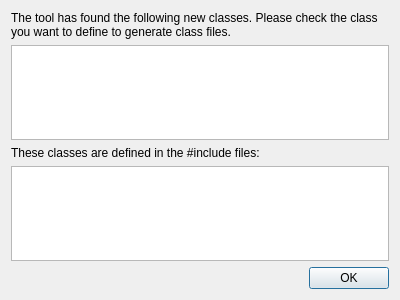
<?xml version="1.0" encoding="UTF-8"?>
<ui version="4.0">
 <class>SelectNewClassDialog</class>
 <widget class="QDialog" name="SelectNewClassDialog">
  <property name="geometry">
   <rect>
    <x>0</x>
    <y>0</y>
    <width>400</width>
    <height>300</height>
   </rect>
  </property>
  <property name="windowTitle">
   <string>Select Classes You Have Defined</string>
  </property>
  <layout class="QGridLayout" name="gridLayout">
   <item row="0" column="0">
    <layout class="QVBoxLayout" name="verticalLayout">
     <item>
      <widget class="QLabel" name="label">
       <property name="text">
        <string>The tool has found the following new classes. Please check the class you want to define to generate class files.</string>
       </property>
       <property name="wordWrap">
        <bool>true</bool>
       </property>
      </widget>
     </item>
     <item>
      <widget class="QListWidget" name="newListWidget"/>
     </item>
     <item>
      <widget class="QLabel" name="label_2">
       <property name="text">
        <string>These classes are defined in the #include files:</string>
       </property>
      </widget>
     </item>
     <item>
      <widget class="QListWidget" name="preListWidget"/>
     </item>
     <item>
      <layout class="QHBoxLayout" name="horizontalLayout">
       <item>
        <spacer name="horizontalSpacer">
         <property name="orientation">
          <enum>Qt::Horizontal</enum>
         </property>
         <property name="sizeHint" stdset="0">
          <size>
           <width>40</width>
           <height>20</height>
          </size>
         </property>
        </spacer>
       </item>
       <item>
        <widget class="QPushButton" name="okButton">
         <property name="text">
          <string>OK</string>
         </property>
        </widget>
       </item>
      </layout>
     </item>
    </layout>
   </item>
  </layout>
 </widget>
 <resources/>
 <connections/>
</ui>
